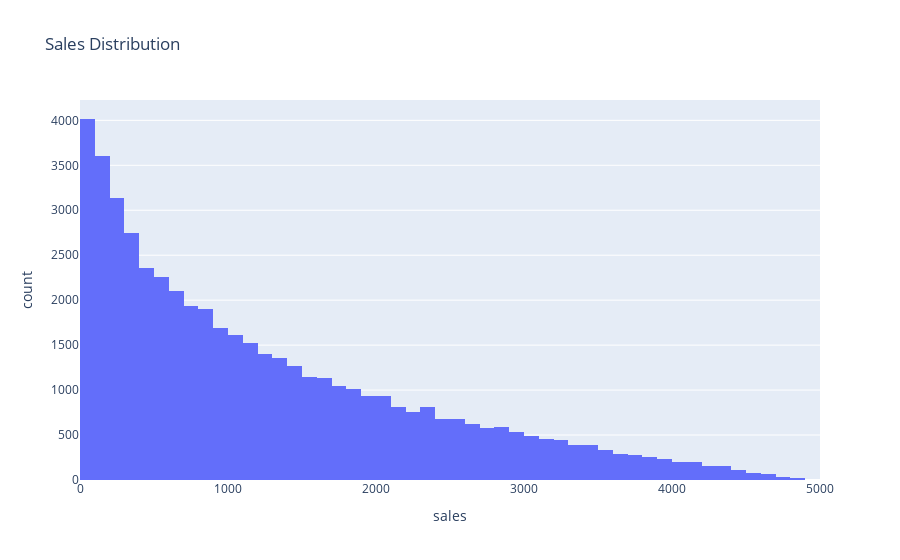
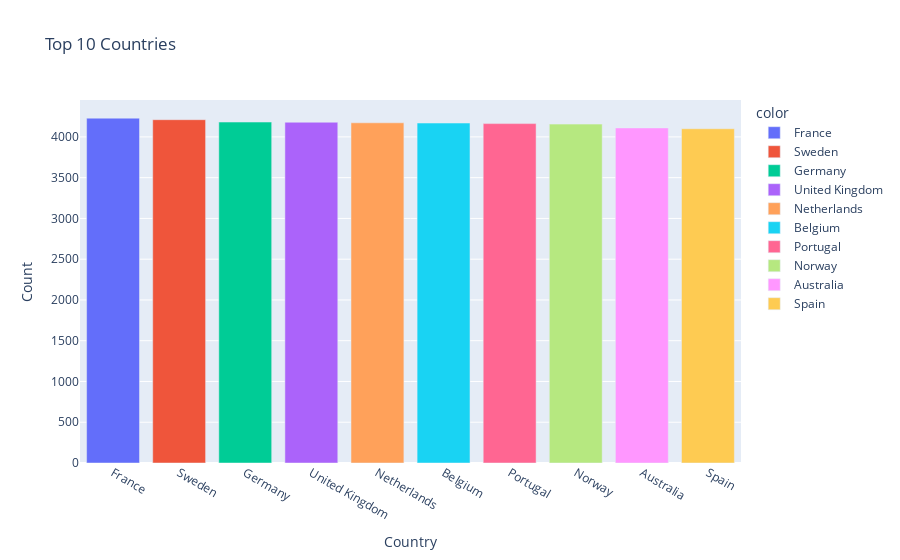

Write notebook code for charts like these, in order.
### Markdown cell above
### Data Overview

### Code cell
df['sales'] = df['quantity'] * df['unit_price']

fig = px.histogram(df, x='sales', nbins=50, title='Sales Distribution')
fig.show()

# Categorical summaries
top_countries = df['country'].value_counts().head(10)
fig = px.bar(
	x=top_countries.index,
	y=top_countries.values,
	labels={'x': 'Country', 'y': 'Count'},
	title='Top 10 Countries',
	color=top_countries.index,
	color_discrete_sequence=px.colors.qualitative.Plotly
)
fig.show()

### Figure 1 — Plotly figure (JSON) as saved in the notebook; plotly's stock layout.template omitted (floating-point values rounded to 4 significant figures; data arrays with more than 128 entries replaced by an {"elided": "..."} marker saying what was removed)
{"data": [{"bingroup": "x", "hovertemplate": "sales=%{x}<br>count=%{y}<extra></extra>", "legendgroup": "", "marker": {"color": "#636efa", "pattern": {"shape": ""}}, "name": "", "nbinsx": 50, "orientation": "v", "showlegend": false, "type": "histogram", "x": {"elided": "49782 float values"}, "xaxis": "x", "yaxis": "y"}], "layout": {"barmode": "relative", "legend": {"tracegroupgap": 0}, "title": {"text": "Sales Distribution"}, "xaxis": {"anchor": "y", "domain": [0, 1], "title": {"text": "sales"}}, "yaxis": {"anchor": "x", "domain": [0, 1], "title": {"text": "count"}}}}

### Figure 2 — Plotly figure (JSON) as saved in the notebook; plotly's stock layout.template omitted (floating-point values rounded to 4 significant figures)
{"data": [{"hovertemplate": "color=France<br>Country=%{x}<br>Count=%{y}<extra></extra>", "legendgroup": "France", "marker": {"color": "#636EFA", "pattern": {"shape": ""}}, "name": "France", "orientation": "v", "showlegend": true, "textposition": "auto", "type": "bar", "x": ["France"], "xaxis": "x", "y": [4230], "yaxis": "y"}, {"hovertemplate": "color=Sweden<br>Country=%{x}<br>Count=%{y}<extra></extra>", "legendgroup": "Sweden", "marker": {"color": "#EF553B", "pattern": {"shape": ""}}, "name": "Sweden", "orientation": "v", "showlegend": true, "textposition": "auto", "type": "bar", "x": ["Sweden"], "xaxis": "x", "y": [4211], "yaxis": "y"}, {"hovertemplate": "color=Germany<br>Country=%{x}<br>Count=%{y}<extra></extra>", "legendgroup": "Germany", "marker": {"color": "#00CC96", "pattern": {"shape": ""}}, "name": "Germany", "orientation": "v", "showlegend": true, "textposition": "auto", "type": "bar", "x": ["Germany"], "xaxis": "x", "y": [4182], "yaxis": "y"}, {"hovertemplate": "color=United Kingdom<br>Country=%{x}<br>Count=%{y}<extra></extra>", "legendgroup": "United Kingdom", "marker": {"color": "#AB63FA", "pattern": {"shape": ""}}, "name": "United Kingdom", "orientation": "v", "showlegend": true, "textposition": "auto", "type": "bar", "x": ["United Kingdom"], "xaxis": "x", "y": [4180], "yaxis": "y"}, {"hovertemplate": "color=Netherlands<br>Country=%{x}<br>Count=%{y}<extra></extra>", "legendgroup": "Netherlands", "marker": {"color": "#FFA15A", "pattern": {"shape": ""}}, "name": "Netherlands", "orientation": "v", "showlegend": true, "textposition": "auto", "type": "bar", "x": ["Netherlands"], "xaxis": "x", "y": [4173], "yaxis": "y"}, {"hovertemplate": "color=Belgium<br>Country=%{x}<br>Count=%{y}<extra></extra>", "legendgroup": "Belgium", "marker": {"color": "#19D3F3", "pattern": {"shape": ""}}, "name": "Belgium", "orientation": "v", "showlegend": true, "textposition": "auto", "type": "bar", "x": ["Belgium"], "xaxis": "x", "y": [4170], "yaxis": "y"}, {"hovertemplate": "color=Portugal<br>Country=%{x}<br>Count=%{y}<extra></extra>", "legendgroup": "Portugal", "marker": {"color": "#FF6692", "pattern": {"shape": ""}}, "name": "Portugal", "orientation": "v", "showlegend": true, "textposition": "auto", "type": "bar", "x": ["Portugal"], "xaxis": "x", "y": [4163], "yaxis": "y"}, {"hovertemplate": "color=Norway<br>Country=%{x}<br>Count=%{y}<extra></extra>", "legendgroup": "Norway", "marker": {"color": "#B6E880", "pattern": {"shape": ""}}, "name": "Norway", "orientation": "v", "showlegend": true, "textposition": "auto", "type": "bar", "x": ["Norway"], "xaxis": "x", "y": [4157], "yaxis": "y"}, {"hovertemplate": "color=Australia<br>Country=%{x}<br>Count=%{y}<extra></extra>", "legendgroup": "Australia", "marker": {"color": "#FF97FF", "pattern": {"shape": ""}}, "name": "Australia", "orientation": "v", "showlegend": true, "textposition": "auto", "type": "bar", "x": ["Australia"], "xaxis": "x", "y": [4110], "yaxis": "y"}, {"hovertemplate": "color=Spain<br>Country=%{x}<br>Count=%{y}<extra></extra>", "legendgroup": "Spain", "marker": {"color": "#FECB52", "pattern": {"shape": ""}}, "name": "Spain", "orientation": "v", "showlegend": true, "textposition": "auto", "type": "bar", "x": ["Spain"], "xaxis": "x", "y": [4100], "yaxis": "y"}], "layout": {"barmode": "relative", "legend": {"title": {"text": "color"}, "tracegroupgap": 0}, "title": {"text": "Top 10 Countries"}, "xaxis": {"anchor": "y", "domain": [0, 1], "title": {"text": "Country"}}, "yaxis": {"anchor": "x", "domain": [0, 1], "title": {"text": "Count"}}}}
